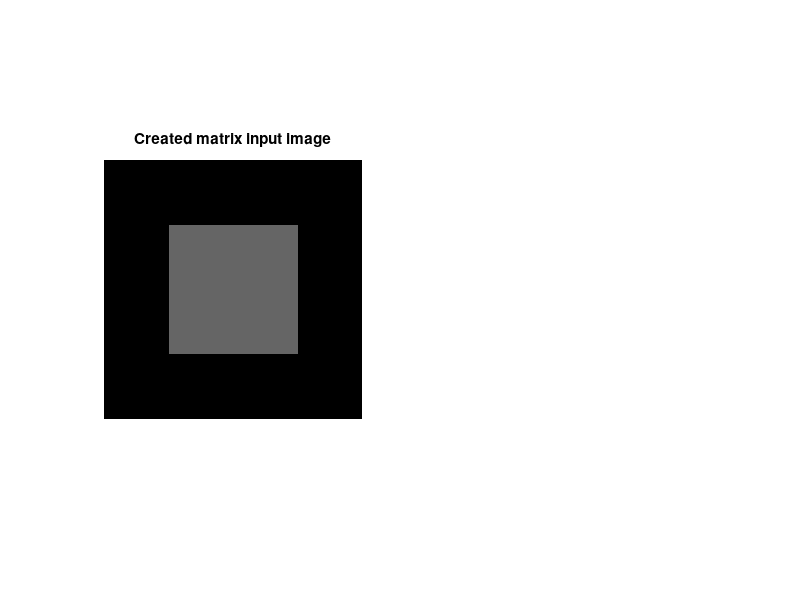

Reproduce this figure in MATLAB. (Note: this script raises an error after producing the figure.)
clear all;
close all;
clc;
N = 200;
A = ones(100,100);
A1 = zeros(50,100);
A = [A1 ; A ; A1];
A2 = zeros(200,50);
A = [A2 A A2];
A = 100*A;

subplot(1,2,1);
imshow(uint8(A));
title('Created matrix input image');

S1= sum(A,1);
S2= sum(A,2);
AF = fliplr(A);
for k = -N+1:N-1
    DS(k+N) = sum(diag(A,k));
end
for k = -N+1:N-1
    DSF(k+N) = sum(diag(AF,k));
end
G = zeros(N,N);
for i = 1:N
    G(i,:) = G(i,:) + S1;
end
for i = 1:N
    G(:,i) = G(:,i) + S2;
end
G = fliplr(G);
for i = 1:N
    for j = 1:N
        G(i,j) = G(i,j) + DS(i+j-1);
    end
end
G = fliplr(G);
for i = 1:N
    for j = 1:N
        G(i,j) = G(i,j) + DSF(i+j-1);
    end
end
m = max(G,[],'all')
G = round((G/m)*255);

subplot(1,2,2);
imshow(uint8(G));
title('Back Projected approximation of input image');